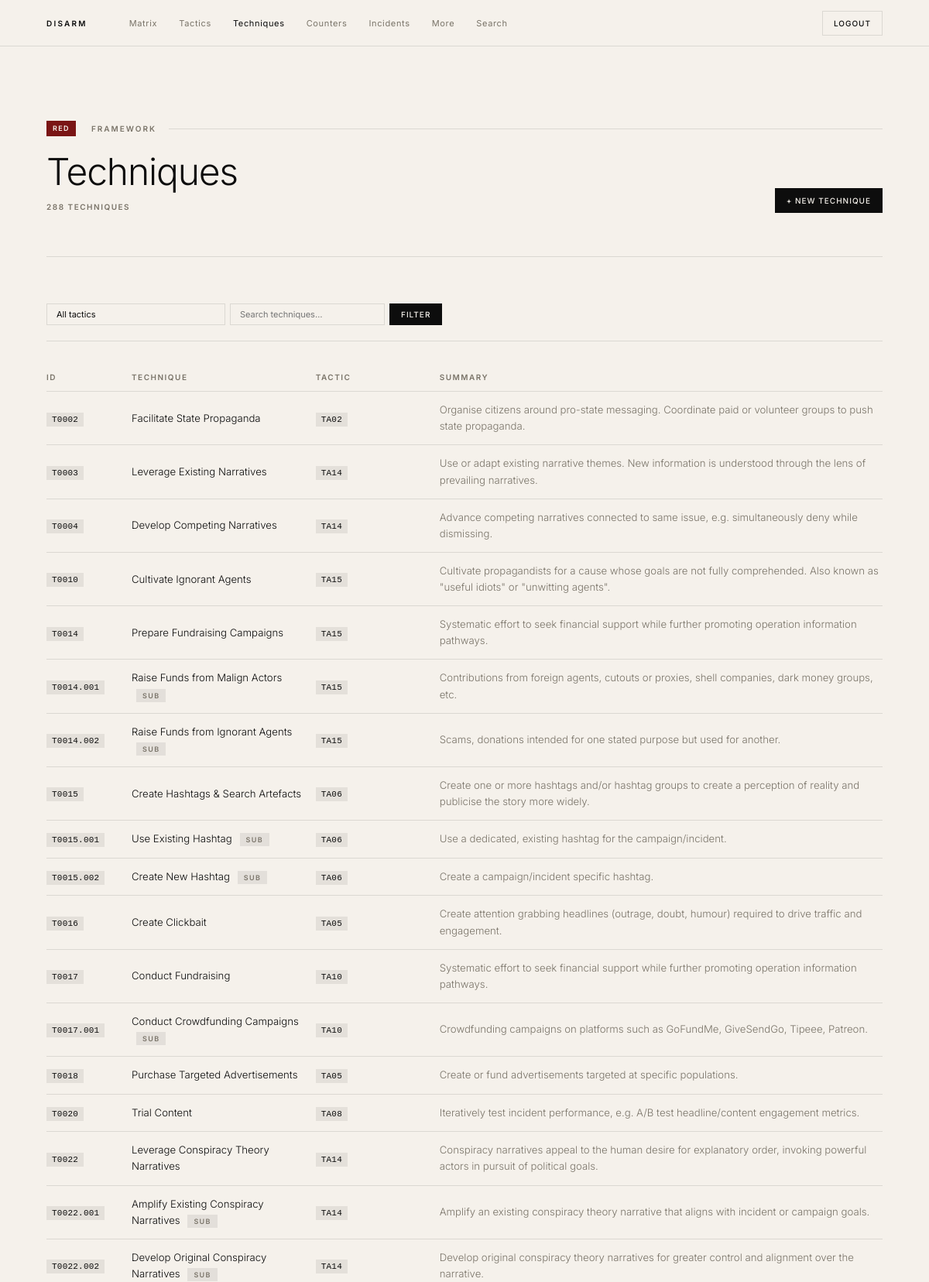
The app's page /disarm_site/techniques.php (signed in, upper part) with its own data.
### tables this page shows
CREATE TABLE `technique` (
  `id` INT NOT NULL AUTO_INCREMENT,
  `disarm_id` VARCHAR(20) NOT NULL,
  `tactic_id` VARCHAR(10) NOT NULL,
  `name` LONGTEXT NOT NULL,
  `summary` LONGTEXT NOT NULL,
  PRIMARY KEY (`id`)
);

### disarm_site/techniques.php (the view, shortened to what this page needs)
<?php
require_once 'config.php';
require_once 'includes/functions.php';
$filter_q      = gp('q');
$sql    = "SELECT tc.disarm_id, tc.name, tc.tactic_id, tc.summary, ta.name AS tactic_name
           FROM technique tc LEFT JOIN tactic ta ON ta.disarm_id = tc.tactic_id WHERE 1=1";
$params = [];
$sql .= " ORDER BY tc.disarm_id";
$page   = max(1, (int)gp('page', '1'));
$result = paginate($pdo, $sql, $params, $page, 75);
include 'includes/header.php';
?>
<div class="container">
<div class="page-header">
  <div class="label"><span class="tag tag-red" style="margin-right:4px">RED</span>Framework</div>
  <div class="page-header-row">
    <div>
      <h1>Techniques</h1>
      <div class="page-count"><?= number_format($result['total']) ?> techniques</div>
    </div>
    <a href="techniques.php?action=add" class="btn btn-dark btn-sm">+ New Technique</a>
  </div>
</div>
<form method="get" class="filter-bar">
  <select name="tactic" onchange="this.form.submit()">
    <option value="">All tactics</option>
  </select>
  <input type="text" name="q" placeholder="Search techniques…" value="<?= h($filter_q) ?>">
  <button type="submit" class="btn btn-dark btn-sm">Filter</button>
</form>
<table class="data-table">
  <thead>
    <tr>
      <th class="col-id">ID</th>
      <th>Technique</th>
      <th class="col-mid">Tactic</th>
      <th>Summary</th>
    </tr>
  </thead>
  <tbody>
    <?php foreach ($result['rows'] as $row): ?>
    <tr>
      <td><?= id_badge($row['disarm_id'], 'technique.php?id=' . urlencode($row['disarm_id'])) ?></td>
      <td>
        <a href="technique.php?id=<?= urlencode($row['disarm_id']) ?>">
          <?php if ($filter_q): echo preg_replace('/(' . preg_quote(h($filter_q), '/') . ')/i', '<mark>$1</mark>', h($row['name']));
          else: echo h($row['name']); endif; ?>
        </a>
        <?php if (str_contains($row['disarm_id'], '.')): ?>
        <span class="tag tag-muted" style="margin-left:6px">sub</span>
        <?php endif; ?>
      </td>
      <td>
        <?php if ($row['tactic_id']): ?>
        <a href="tactic.php?id=<?= urlencode($row['tactic_id']) ?>" style="text-decoration:none">
          <?= id_badge($row['tactic_id']) ?>
        </a>
        <?php endif; ?>
      </td>
      <td class="col-summary"><?= h(truncate($row['summary'], 130)) ?></td>
    </tr>
    <?php endforeach; ?>
  </tbody>
</table>
</div>
<?php include 'includes/footer.php'; ?>

### disarm_site/includes/functions.php (shortened to what this page needs)
<?php
function h(?string $str): string {
    return htmlspecialchars($str ?? '', ENT_QUOTES, 'UTF-8');
}
function gp(string $name, string $default = ''): string {
    return trim($_GET[$name] ?? $default);
}
function id_badge(string $id, string $link = '', string $extra_class = ''): string {
    $cls   = 'disarm-id' . ($extra_class ? ' ' . $extra_class : '');
    $inner = '<span class="' . $cls . '">' . h($id) . '</span>';
    return $link ? '<a href="' . h($link) . '" style="text-decoration:none">' . $inner . '</a>' : $inner;
}
function truncate(?string $text, int $max = 200): string {
    $text = $text ?? '';
    return mb_strlen($text) > $max ? mb_substr($text, 0, $max) . '…' : $text;
}
function paginate(PDO $pdo, string $sql, array $params, int $page, int $per_page = 50): array {
    $count_stmt = $pdo->prepare("SELECT COUNT(*) FROM ($sql) AS _sub");
    $count_stmt->execute($params);
    $total = (int)$count_stmt->fetchColumn();
    $total_pages = max(1, (int)ceil($total / $per_page));
    $page        = max(1, min($page, $total_pages));
    $offset      = ($page - 1) * $per_page;
    $stmt = $pdo->prepare("$sql LIMIT $per_page OFFSET $offset");
    $stmt->execute($params);
    return [
        'rows'        => $stmt->fetchAll(),
        'total'       => $total,
        'page'        => $page,
        'total_pages' => $total_pages,
        'per_page'    => $per_page,
    ];
}

### disarm_site/assets/style.css (style rules this page uses)
*, *::before, *::after { box-sizing: border-box; margin: 0; padding: 0; }
html { scroll-behavior: smooth; }
:root { --bg: #F5F1EB; --dark: #0D0D0D; --text: #0D0D0D; --muted: #7A7469; --white: #F5F1EB; --border: rgba(13,13,13,0.11); --bd-dark: rgba(245,241,235,0.11); --red-fw: #7A1515; --blue-fw: #0F2D4A; --max: 1200px; --pad: clamp(20px, 5vw, 80px); }
body { font-family: 'Inter', -apple-system, BlinkMacSystemFont, sans-serif; font-size: 16px; line-height: 1.6; font-weight: 400; background: var(--bg); color: var(--text); -webkit-font-smoothing: antialiased; overflow-x: hidden; padding-top: 60px; }
.container { max-width: var(--max); margin: 0 auto; padding: 0 var(--pad); }
.btn { display: inline-block; padding: 12px 24px; font-size: 11px; font-weight: 500; letter-spacing: 0.1em; text-transform: uppercase; text-decoration: none; cursor: pointer; border: 1px solid transparent; font-family: inherit; transition: opacity 0.2s, border-color 0.2s, color 0.2s; white-space: nowrap; }
.btn-dark { background: var(--dark); color: var(--bg); border-color: var(--dark); }
.btn-sm { padding: 7px 14px; font-size: 10px; }
.label { font-size: 10px; font-weight: 600; letter-spacing: 0.2em; text-transform: uppercase; color: var(--muted); display: flex; align-items: center; gap: 16px; margin-bottom: 48px; }
.label::after { content: ''; flex: 1; height: 1px; background: var(--border); }
.page-header { padding: clamp(56px,8vw,100px) 0 clamp(36px,5vw,56px); border-bottom: 1px solid var(--border); margin-bottom: clamp(40px,5vw,60px); }
.page-header .label { margin-bottom: 20px; }
.page-header h1 { font-size: clamp(28px,4vw,52px); font-weight: 300; letter-spacing: -0.025em; line-height: 1.1; }
.page-header-row { display: flex; align-items: flex-end; justify-content: space-between; gap: 20px; flex-wrap: wrap; }
.page-count { font-size: 10px; font-weight: 600; letter-spacing: 0.15em; text-transform: uppercase; color: var(--muted); margin-top: 10px; }
.tag { font-size: 9px; font-weight: 600; letter-spacing: 0.15em; text-transform: uppercase; padding: 3px 8px; white-space: nowrap; }
.tag-red { background: var(--red-fw); color: #F5F1EB; }
.tag-muted { background: rgba(13,13,13,0.08); color: var(--muted); }
.disarm-id { font-family: 'SF Mono','Fira Code','Courier New',monospace; font-size: 11px; font-weight: 500; background: rgba(13,13,13,0.07); color: var(--text); padding: 3px 7px; white-space: nowrap; letter-spacing: 0.02em; text-decoration: none; }
.data-table { width: 100%; border-collapse: collapse; }
.data-table thead th { font-size: 10px; font-weight: 600; letter-spacing: 0.15em; text-transform: uppercase; color: var(--muted); border-bottom: 1px solid var(--border); padding: 10px 16px 10px 0; text-align: left; }
.data-table thead th:last-child { padding-right: 0; }
.data-table tbody tr { border-top: 1px solid var(--border); }
.data-table tbody tr:first-child { border-top: none; }
.data-table tbody td { padding: 13px 16px 13px 0; vertical-align: middle; font-size: clamp(13px,1.1vw,15px); font-weight: 300; }
.data-table tbody td:last-child { padding-right: 0; }
.data-table a { color: var(--text); text-decoration: none; }
.col-id { width: 110px; }
.col-mid { width: 160px; }
.col-summary { color: var(--muted); font-size: 13px; }
.filter-bar { display: flex; align-items: center; gap: 6px; flex-wrap: wrap; margin-bottom: 28px; padding-bottom: 20px; border-bottom: 1px solid var(--border); }
.filter-bar select, .filter-bar input[type="text"] { background: transparent; border: 1px solid var(--border); padding: 6px 12px; font-size: 11px; font-weight: 400; font-family: inherit; color: var(--text); outline: none; transition: border-color 0.2s; -webkit-appearance: none; }
.filter-bar input[type="text"] { min-width: 200px; }
:root { --col: 176px; }

### records on screen
technique: disarm "T0002 TA02", name "Facilitate State Propaganda", summary "Organise citizens around pro-state messaging. Coordinate paid or volunteer groups to push state propaganda."
technique: disarm "T0003 TA14", name "Leverage Existing Narratives", summary "Use or adapt existing narrative themes. New information is understood through the lens of prevailing narratives."
technique: disarm "T0004 TA14", name "Develop Competing Narratives", summary "Advance competing narratives connected to same issue, e.g. simultaneously deny while dismissing."
technique: disarm "T0010 TA15", name "Cultivate Ignorant Agents", summary "Cultivate propagandists for a cause whose goals are not fully comprehended. Also known as \"useful idiots\" or \"unwitting agents\"."
technique: disarm "T0014 TA15", name "Prepare Fundraising Campaigns", summary "Systematic effort to seek financial support while further promoting operation information pathways."
technique: disarm "T0014.001 TA15", name "Raise Funds from Malign Actors", shows "SUB", summary "Contributions from foreign agents, cutouts or proxies, shell companies, dark money groups, etc."
technique: disarm "T0014.002 TA15", name "Raise Funds from Ignorant Agents", shows "SUB", summary "Scams, donations intended for one stated purpose but used for another."
technique: disarm "T0015 TA06", name "Create Hashtags & Search Artefacts", summary "Create one or more hashtags and/or hashtag groups to create a perception of reality and publicise the story more widely."
technique: disarm "T0015.001 TA06", name "Use Existing Hashtag", shows "SUB", summary "Use a dedicated, existing hashtag for the campaign/incident."
technique: disarm "T0015.002 TA06", name "Create New Hashtag", shows "SUB", summary "Create a campaign/incident specific hashtag."
technique: disarm "T0016 TA05", name "Create Clickbait", summary "Create attention grabbing headlines (outrage, doubt, humour) required to drive traffic and engagement."
technique: disarm "T0017 TA10", name "Conduct Fundraising", summary "Systematic effort to seek financial support while further promoting operation information pathways."
technique: disarm "T0017.001 TA10", name "Conduct Crowdfunding Campaigns", shows "SUB", summary "Crowdfunding campaigns on platforms such as GoFundMe, GiveSendGo, Tipeee, Patreon."
technique: disarm "T0018 TA05", name "Purchase Targeted Advertisements", summary "Create or fund advertisements targeted at specific populations."
technique: disarm "T0020 TA08", name "Trial Content", summary "Iteratively test incident performance, e.g. A/B test headline/content engagement metrics."
technique: disarm "T0022 TA14", name "Leverage Conspiracy Theory Narratives", summary "Conspiracy narratives appeal to the human desire for explanatory order, invoking powerful actors in pursuit of political goals."
technique: disarm "T0022.001 TA14", name "Amplify Existing Conspiracy Narratives", shows "SUB", summary "Amplify an existing conspiracy theory narrative that aligns with incident or campaign goals."
technique: disarm "T0022.002 TA14", name "Develop Original Conspiracy Narratives", shows "SUB", summary "Develop original conspiracy theory narratives for greater control and alignment over the narrative."

### other values on screen
$result['total'] "288"
